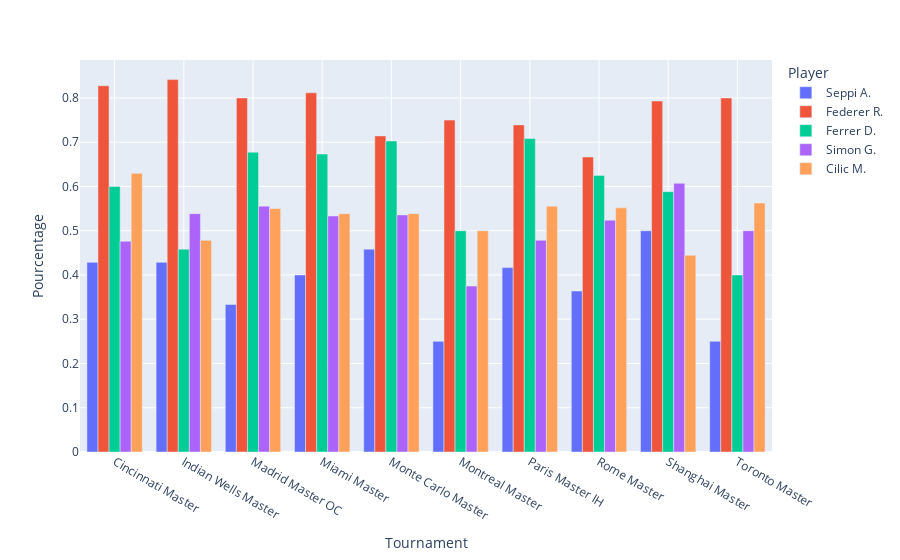

Write notebook code for a chart like this one.
### Markdown cell above
Variable **tournament** avec la condition **serie** = M1000.

### Code cell
vertical_concat = create_dataframe('Tournament', crosstab_m1000)

fig = px.bar(vertical_concat, x='Tournament', y='Pourcentage', color = 'Player', barmode='group')
fig.update_layout(title_font_size=24)
fig.update_xaxes(showgrid=True)
fig.show()

### Figure 1 — Plotly figure (JSON) as saved in the notebook; plotly's stock layout.template omitted (floating-point values rounded to 4 significant figures)
{"data": [{"alignmentgroup": "True", "hovertemplate": "Player=Seppi A.<br>Tournament=%{x}<br>Pourcentage=%{y}<extra></extra>", "legendgroup": "Seppi A.", "marker": {"color": "#636efa", "pattern": {"shape": ""}}, "name": "Seppi A.", "offsetgroup": "Seppi A.", "orientation": "v", "showlegend": true, "textposition": "auto", "type": "bar", "x": ["Cincinnati Master", "Indian Wells Master", "Madrid Master OC", "Miami Master", "Monte Carlo Master", "Montreal Master", "Paris Master IH", "Rome Master", "Shanghai Master", "Toronto Master"], "xaxis": "x", "y": [0.4286, 0.4286, 0.3333, 0.4, 0.4583, 0.25, 0.4167, 0.3636, 0.5, 0.25], "yaxis": "y"}, {"alignmentgroup": "True", "hovertemplate": "Player=Federer R.<br>Tournament=%{x}<br>Pourcentage=%{y}<extra></extra>", "legendgroup": "Federer R.", "marker": {"color": "#EF553B", "pattern": {"shape": ""}}, "name": "Federer R.", "offsetgroup": "Federer R.", "orientation": "v", "showlegend": true, "textposition": "auto", "type": "bar", "x": ["Cincinnati Master", "Indian Wells Master", "Madrid Master OC", "Miami Master", "Monte Carlo Master", "Montreal Master", "Paris Master IH", "Rome Master", "Shanghai Master", "Toronto Master"], "xaxis": "x", "y": [0.8276, 0.8415, 0.8, 0.8116, 0.7143, 0.75, 0.7391, 0.6667, 0.7931, 0.8], "yaxis": "y"}, {"alignmentgroup": "True", "hovertemplate": "Player=Ferrer D.<br>Tournament=%{x}<br>Pourcentage=%{y}<extra></extra>", "legendgroup": "Ferrer D.", "marker": {"color": "#00cc96", "pattern": {"shape": ""}}, "name": "Ferrer D.", "offsetgroup": "Ferrer D.", "orientation": "v", "showlegend": true, "textposition": "auto", "type": "bar", "x": ["Cincinnati Master", "Indian Wells Master", "Madrid Master OC", "Miami Master", "Monte Carlo Master", "Montreal Master", "Paris Master IH", "Rome Master", "Shanghai Master", "Toronto Master"], "xaxis": "x", "y": [0.6, 0.4583, 0.6774, 0.6731, 0.7027, 0.5, 0.7083, 0.625, 0.5882, 0.4], "yaxis": "y"}, {"alignmentgroup": "True", "hovertemplate": "Player=Simon G.<br>Tournament=%{x}<br>Pourcentage=%{y}<extra></extra>", "legendgroup": "Simon G.", "marker": {"color": "#ab63fa", "pattern": {"shape": ""}}, "name": "Simon G.", "offsetgroup": "Simon G.", "orientation": "v", "showlegend": true, "textposition": "auto", "type": "bar", "x": ["Cincinnati Master", "Indian Wells Master", "Madrid Master OC", "Miami Master", "Monte Carlo Master", "Montreal Master", "Paris Master IH", "Rome Master", "Shanghai Master", "Toronto Master"], "xaxis": "x", "y": [0.4762, 0.5385, 0.5556, 0.5333, 0.5357, 0.375, 0.4783, 0.5238, 0.6071, 0.5], "yaxis": "y"}, {"alignmentgroup": "True", "hovertemplate": "Player=Cilic M.<br>Tournament=%{x}<br>Pourcentage=%{y}<extra></extra>", "legendgroup": "Cilic M.", "marker": {"color": "#FFA15A", "pattern": {"shape": ""}}, "name": "Cilic M.", "offsetgroup": "Cilic M.", "orientation": "v", "showlegend": true, "textposition": "auto", "type": "bar", "x": ["Cincinnati Master", "Indian Wells Master", "Madrid Master OC", "Miami Master", "Monte Carlo Master", "Montreal Master", "Paris Master IH", "Rome Master", "Shanghai Master", "Toronto Master"], "xaxis": "x", "y": [0.6296, 0.4783, 0.55, 0.5385, 0.5385, 0.5, 0.5556, 0.5517, 0.4444, 0.5625], "yaxis": "y"}], "layout": {"barmode": "group", "legend": {"title": {"text": "Player"}, "tracegroupgap": 0}, "margin": {"t": 60}, "title": {"font": {"size": 24}}, "xaxis": {"anchor": "y", "domain": [0, 1], "showgrid": true, "title": {"text": "Tournament"}}, "yaxis": {"anchor": "x", "domain": [0, 1], "title": {"text": "Pourcentage"}}}}
